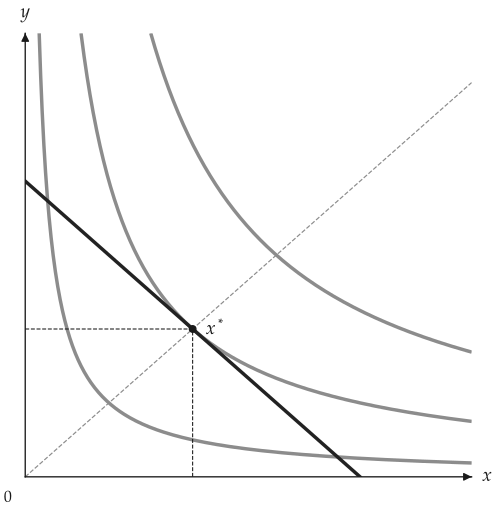

Recreate this plot in Python.
from utility_viz import Canvas, Config, levels, solve
from utility_viz.models import CobbDouglas

Config.load("manual.toml").use()  # figure settings

model = CobbDouglas(alpha=0.5, beta=0.5)
eq = solve(model, px=2.0, py=3.0, income=30.0)

cvs = Canvas(x_max=20, y_max=15, x_label="$x$", y_label="$y$")  # italic x and y
cvs.add_utility(model, levels=levels.around(eq.utility, n=3))
cvs.add_budget(2.0, 3.0, 30.0)
cvs.add_equilibrium(eq)
cvs.add_ray(eq.y / eq.x)  # a ray through the optimum
cvs.save("add_ray.png")
